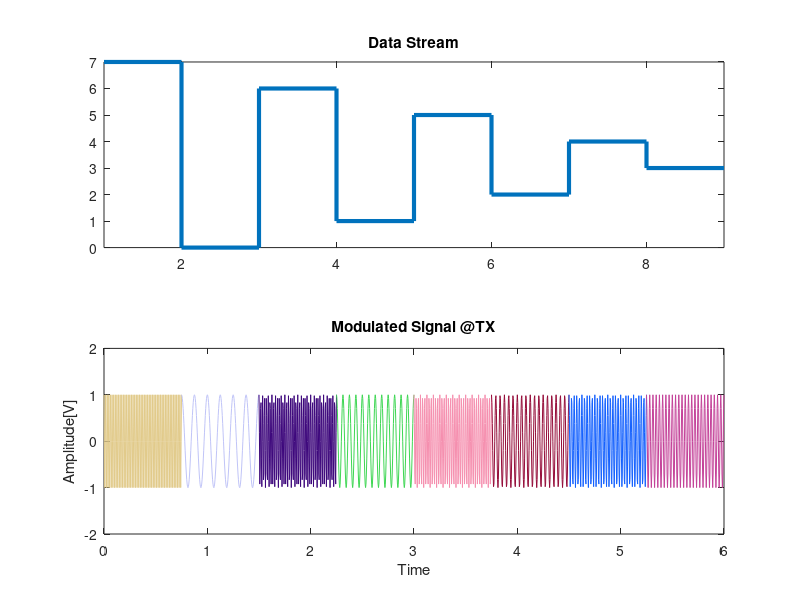
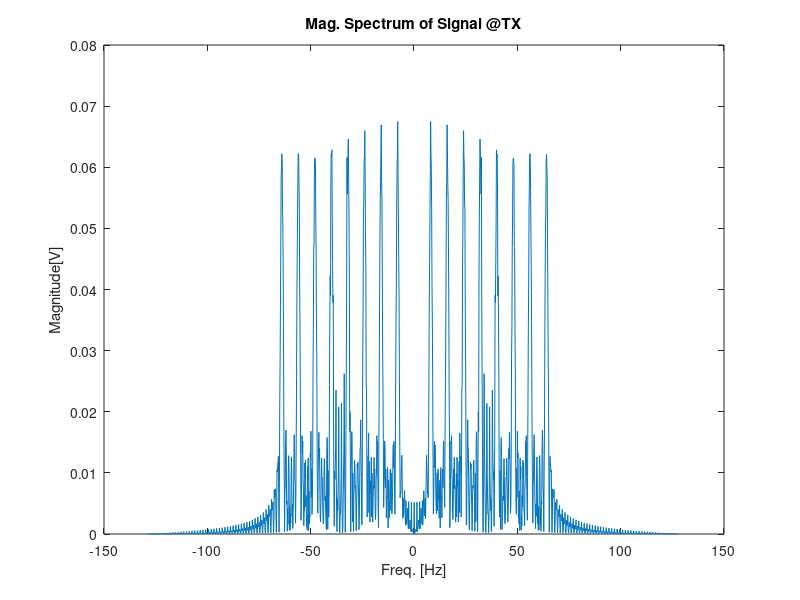
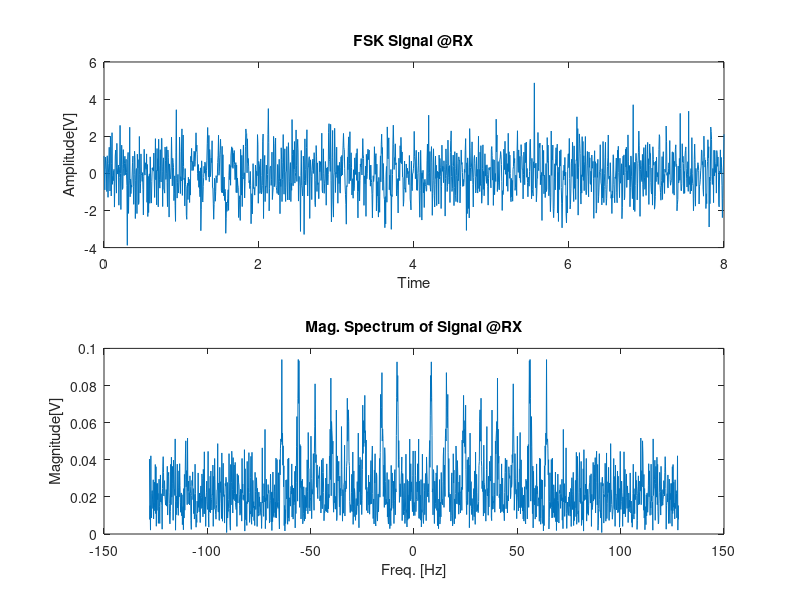
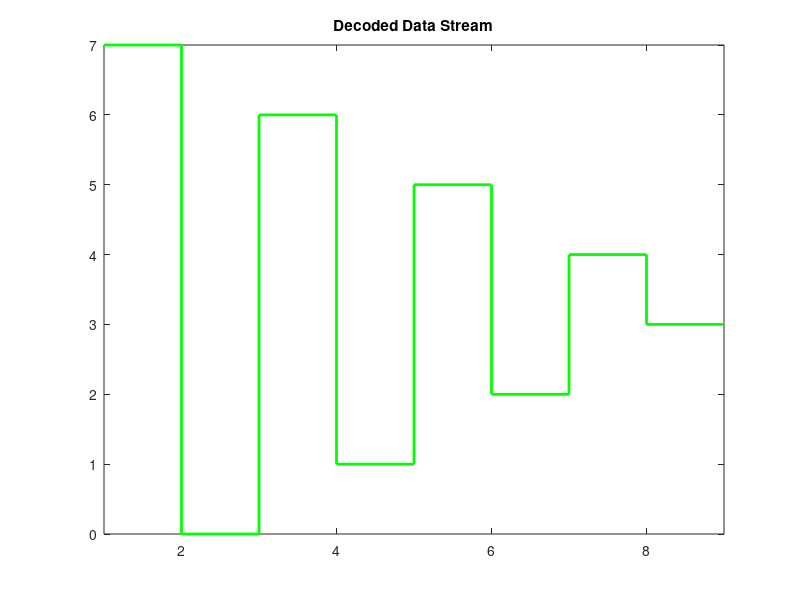

The MATLAB source for these figures, in order: (Note: this script raises an error after producing the figures.)
%Orcun Can Deniz 
%B/M-FSK Simulation Script 

%% Modulate, Send, Demodulate B/M FSK Signal
clc;clear all;close all
freqs_for_visualization = true;
M=8;%change this value to have FSKs with different order
sym_num = 10; %number of symbols in stream
switch M
    case 2
        data=[0,1,0,1,0,1,0,1];
    case 4
        data=[0,3,1,2,0,3,1,2];
    case 8
        data=[7,0,6,1,5,2,4,3];
    otherwise
        data=randi([0 M-1],8,1)'
end

colors = rand(M,3);
fc = 20e+3;
freqs=[];

if freqs_for_visualization == false 
    symDur=0.0005;
    freq_increment = 1/(2*symDur);
    freqs= linspace(fc,fc+M*freq_increment,M)
else
    symDur = 0.75
    freqs = linspace(M,M*M,M);
end
fs=freqs(end)*4; %set Fsampling 
Ts=1/fs;
mod = [];
figure;
vis_data = [data data(end)];%preprocess data stream for visualization
subplot(2,1,1);stairs(vis_data, 'LineWidth', 3);xlim([1 numel(vis_data)]);title("Data Stream")

for i=1:length(data)
    tSym = (i-1)*symDur:Ts:(symDur*i);% symbol duration
    tmp = cos(2*pi*tSym* freqs(data(i)+1));%%modulate data with corresponding frequency
    mod = [mod tmp];%append the symbol duration to complete signal
    subplot(2,1,2);plot(tSym,tmp,'color', colors(data(i)+1,:));
    title("Modulated Signal @TX");xlabel('Time');ylabel("Amplitude[V]")
    hold on; axis([0 tSym(end) -2 2]);
    hold on
end

F = linspace(-fs/2,fs/2, numel(mod));%frequency range for plotting
t = linspace(0,numel(data),numel(mod));%time range for plotting
fft_TX = fftshift(abs(fft(mod)));
fft_TX = 1/numel(fft_TX)*fft_TX;%Mag spectrum of signal
figure;
plot(F,fft_TX);title("Mag. Spectrum of Signal @TX");xlabel('Freq. [Hz]');ylabel("Magnitude[V]")


figure;
noisy_sig = awgn(mod,-2,'measured');%pass signal through awgn ch.
subplot(2,1,1);plot(t,noisy_sig);title("FSK Signal @RX");xlabel('Time');ylabel("Amplitude[V]")

fft_NO = fftshift(abs(fft(noisy_sig)));
fft_NO = 1/numel(fft_NO)*fft_NO;%spectrum @ RX
subplot(2,1,2);plot(F,fft_NO);title("Mag. Spectrum of Signal @RX");
xlabel('Freq. [Hz]');ylabel("Magnitude[V]")

n_sym=numel(data);
n_mod=numel(mod); 
sPerSymb = n_mod/n_sym;%sample per symbol
n_freqs=numel(freqs)
correlator = zeros(n_sym,n_freqs);%preallocation for demoding
%each row is repsenting period for one symbol
%columns are representing the correlator output for a freq in a sym period

for i=1:n_sym
    tSym = (i-1)*symDur:Ts:(symDur*i);
    for j=1:n_freqs
        out = noisy_sig((i-1)*sPerSymb+1:i*sPerSymb).*cos(2*pi*tSym* freqs(j));
        %multiplying with cos waves at expected freqs in above line
        correlator(i,j) = trapz(tSym,out);
        %integrating multiplied signal and inserting to a matrix
    end
end

[Maxes,I] = max(correlator,[],2);
%in each row, max valued element's index-1 corresponds to symbol
decoded_data = (I-1)'
data


figure;
vis_dec_data = [decoded_data decoded_data(end)];
stairs(vis_dec_data, 'LineWidth', 2,'color',[0 1 0]);xlim([1 numel(vis_dec_data)]);title("Decoded Data Stream")

%% Compare BER and Power Efficiencies
EbNo = (-5:10)';

ber4 = berawgn(EbNo,'fsk',4,'coherent');
ber8 = berawgn(EbNo,'fsk',8,'coherent');
figure;
semilogy(EbNo,[ber4 ber8], 'LineWidth',2); xlabel("dB"); ylabel("BER");
legend('4FSK','8FSK') ;

%% Compare BW Efficiencies
Ms = (2:256);
bwEff = 2.*log2(Ms)./Ms
figure;
semilogy(Ms,[bwEff], 'LineWidth',4); xlabel("M"),
title("MFSK Bandwith Efficiency");ylabel("Bandwidth Effieciency [b/s/Hz]");xlim([2 256])